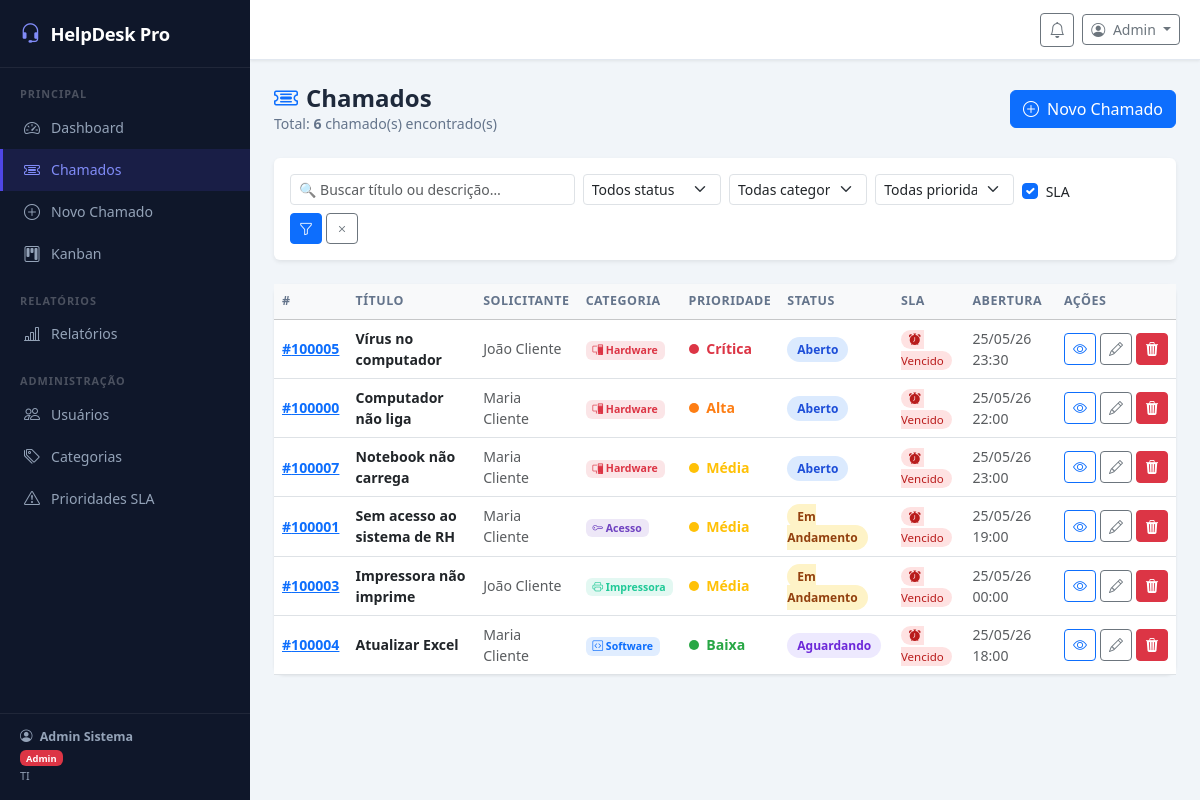
The page /?c=chamados&a=index&sla_vencido=1 (signed in) on the database its author committed.
### tables this page shows
CREATE TABLE IF NOT EXISTS chamados (
    id              INT AUTO_INCREMENT PRIMARY KEY,
    titulo          VARCHAR(200) NOT NULL,
    descricao       TEXT         NOT NULL,
    status          ENUM('aberto','em_andamento','aguardando','resolvido','fechado') DEFAULT 'aberto',
    id_usuario      INT          NOT NULL,
    id_categoria    INT,
    id_prioridade   INT,
    id_atendente    INT,
    prazo_sla       DATETIME,
    resolvido_em    DATETIME,
    avaliacao       TINYINT,
    created_at      DATETIME     DEFAULT CURRENT_TIMESTAMP,
    updated_at      DATETIME     DEFAULT CURRENT_TIMESTAMP ON UPDATE CURRENT_TIMESTAMP,
    FOREIGN KEY (id_usuario)    REFERENCES usuarios(id),
    FOREIGN KEY (id_categoria)  REFERENCES categorias(id),
    FOREIGN KEY (id_prioridade) REFERENCES prioridades(id),
    FOREIGN KEY (id_atendente)  REFERENCES usuarios(id)
);

CREATE TABLE IF NOT EXISTS usuarios (
    id          INT AUTO_INCREMENT PRIMARY KEY,
    nome        VARCHAR(100)  NOT NULL,
    email       VARCHAR(100)  NOT NULL UNIQUE,
    senha       VARCHAR(255)  NOT NULL,
    perfil      ENUM('cliente','atendente','admin') DEFAULT 'cliente',
    departamento VARCHAR(100),
    telefone    VARCHAR(20),
    cpf             VARCHAR(14),
    data_nascimento DATE,
    ativo       TINYINT(1)   DEFAULT 1,
    created_at  DATETIME     DEFAULT CURRENT_TIMESTAMP,
    updated_at  DATETIME     DEFAULT CURRENT_TIMESTAMP ON UPDATE CURRENT_TIMESTAMP
);

CREATE TABLE IF NOT EXISTS categorias (
    id          INT AUTO_INCREMENT PRIMARY KEY,
    nome        VARCHAR(100) NOT NULL,
    descricao   TEXT,
    icone       VARCHAR(50)  DEFAULT 'bi-tag',
    cor         VARCHAR(20)  DEFAULT '#6c757d',
    ativo       TINYINT(1)  DEFAULT 1,
    created_at  DATETIME    DEFAULT CURRENT_TIMESTAMP
);

CREATE TABLE IF NOT EXISTS prioridades (
    id          INT AUTO_INCREMENT PRIMARY KEY,
    nome        VARCHAR(50)  NOT NULL,
    cor         VARCHAR(20)  NOT NULL DEFAULT '#6c757d',
    sla_horas   INT          NOT NULL DEFAULT 24,
    nivel       INT          NOT NULL DEFAULT 1,
    created_at  DATETIME    DEFAULT CURRENT_TIMESTAMP
);

### controller/BaseController.php (called while the page is built, shortened)
<?php
abstract class BaseController {
    protected function render(string $view, array $data = []): void {
        extract($data);
        $usuarioSessao = $this->user();
        include ROOT . '/view/partials/header.php';
        include ROOT . "/view/{$view}.php";
        include ROOT . '/view/partials/footer.php';
    }
    protected function getFlash(): ?array {
        $f = $_SESSION['flash'] ?? null;
        return $f;
    }
    protected function user(): ?object {
        $raw = $_SESSION['usuario'] ?? null;
        if (is_array($raw))  return (object)$raw;
        return null;
    }
}

### controller/ChamadoController.php (called while the page is built, shortened)
<?php
class ChamadoController extends BaseController {
    private ChamadoModel    $cm;
    public function __construct() {
        $this->cm   = new ChamadoModel();
    }
    public function index(): void {
        $u = $this->user();
        $f = [
            'status'     => $_GET['status']     ?? '',
            'categoria'  => $_GET['categoria']  ?? '',
            'prioridade' => $_GET['prioridade'] ?? '',
            'atendente'  => $_GET['atendente']  ?? '',
            'busca'      => $_GET['busca']      ?? '',
            'sla_vencido'=> $_GET['sla_vencido']?? '',
        ];
        $chamados   = $this->cm->listarComDetalhes($f, $u->id, $u->perfil);
        $this->render('chamados/index', compact('chamados','categorias','prioridades','atendentes','f','flash'));
    }
}

### index.php (called while the page is built, shortened)
<?php
require_once 'config/database.php';
require_once 'model/BaseModel.php';
require_once 'model/ChamadoModel.php';
require_once 'controller/BaseController.php';
require_once 'controller/DashboardController.php';
require_once 'controller/ChamadoController.php';
$a = preg_replace('/[^a-zA-Z]/', '', $_GET['a'] ?? 'index');
(new $classe())->$a();

### config/database.php (called while the page is built)
<?php
class Database {
    private static ?Database $instance = null;
    private PDO $pdo;
    private function __construct() {
        try {
            $dsn = "mysql:host=".DB_HOST.";port=".DB_PORT.";dbname=".DB_NAME.";charset=utf8mb4";
            $this->pdo = new PDO($dsn, DB_USER, DB_PASS, [
                PDO::ATTR_ERRMODE            => PDO::ERRMODE_EXCEPTION,
                PDO::ATTR_DEFAULT_FETCH_MODE => PDO::FETCH_OBJ,
                PDO::ATTR_EMULATE_PREPARES   => false,
            ]);
        } catch (PDOException $e) {
            die("<h2 style='font-family:sans-serif;color:#c00;padding:20px'>
                 Erro de conexão com o banco de dados:<br><small>{$e->getMessage()}</small></h2>");
        }
    }
    public static function getInstance(): self {
        if (self::$instance === null) self::$instance = new self();
        return self::$instance;
    }
    public function getConnection(): PDO { return $this->pdo; }
}

### model/BaseModel.php (called while the page is built, shortened)
<?php
abstract class BaseModel {
    public function __construct() {
        $this->db = Database::getInstance()->getConnection();
    }
}

### model/ChamadoModel.php (called while the page is built, shortened)
<?php
class ChamadoModel extends BaseModel {
    public function listarComDetalhes(array $f = [], ?int $idUsuario = null, string $perfil = 'admin'): array {
        $sql = "SELECT c.*,
                    u.nome  AS nome_usuario,  u.email AS email_usuario,
                    a.nome  AS nome_atendente,
                    cat.nome AS nome_categoria, cat.cor AS cor_categoria, cat.icone AS icone_categoria,
                    p.nome  AS nome_prioridade, p.cor  AS cor_prioridade, p.sla_horas,
                    (SELECT COUNT(*) FROM comentarios WHERE id_chamado=c.id) AS total_comentarios,
                    IF(c.prazo_sla < NOW() AND c.status NOT IN ('resolvido','fechado'), 1, 0) AS sla_vencido
                FROM chamados c
                LEFT JOIN usuarios  u   ON c.id_usuario    = u.id
                LEFT JOIN usuarios  a   ON c.id_atendente  = a.id
                LEFT JOIN categorias cat ON c.id_categoria  = cat.id
                LEFT JOIN prioridades p  ON c.id_prioridade = p.id
                WHERE 1=1";
        $p = [];
        if (!empty($f['sla_vencido']))     { $sql .= " AND c.prazo_sla < NOW() AND c.status NOT IN ('resolvido','fechado')"; }
        $sql .= " ORDER BY
                    CASE c.status WHEN 'aberto' THEN 1 WHEN 'em_andamento' THEN 2 WHEN 'aguardando' THEN 3 ELSE 4 END,
                    p.nivel DESC, c.created_at DESC";
        $st = $this->db->prepare($sql);
        $st->execute($p);
        return $st->fetchAll();
    }
}

### view/chamados/index.php (the view, shortened to what this page needs)
<?php $pageTitle = 'Chamados — '.APP_NAME;
function sLabel(string $s): string {
    return ['aberto'=>'Aberto','em_andamento'=>'Em Andamento','aguardando'=>'Aguardando',
            'resolvido'=>'Resolvido','fechado'=>'Fechado'][$s] ?? $s;
}
function sClass(string $s): string { return 's-'.$s; }
$podeGerenciar = in_array($usuarioSessao->perfil, ['atendente','admin']);
?>
<div class="page-header d-flex justify-content-between align-items-center flex-wrap gap-2">
    <div>
        <h4><i class="bi bi-ticket-detailed me-2 text-primary"></i>Chamados</h4>
        <p>Total: <strong><?= count($chamados) ?></strong> chamado(s) encontrado(s)</p>
    </div>
    <a href="<?= APP_URL ?>/?c=chamados&a=create" class="btn btn-primary">
        <i class="bi bi-plus-circle me-1"></i> Novo Chamado
    </a>
</div>
<div class="card mb-4 border-0 shadow-sm">
    <div class="card-body py-3">
        <form method="GET" action="<?= APP_URL ?>/" class="row g-2 align-items-end">
            <div class="col-12 col-md-4">
                <input type="text" name="busca" class="form-control form-control-sm"
                       placeholder="🔍 Buscar título ou descrição…"
                       value="<?= htmlspecialchars($f['busca']) ?>">
            </div>
            <div class="col-6 col-md-2">
                <select name="status" class="form-select form-select-sm">
                    <option value="">Todos status</option>
                </select>
            </div>
            <div class="col-6 col-md-2">
                <select name="categoria" class="form-select form-select-sm">
                    <option value="">Todas categorias</option>
                </select>
            </div>
            <div class="col-6 col-md-2">
                <select name="prioridade" class="form-select form-select-sm">
                    <option value="">Todas prioridades</option>
                </select>
            </div>
            <div class="col-6 col-md-1">
                <div class="form-check mt-1">
                    <input class="form-check-input" type="checkbox" name="sla_vencido" id="slaCk" value="1"
                           <?= $f['sla_vencido']?'checked':'' ?>>
                    <label class="form-check-label small" for="slaCk">SLA</label>
                </div>
            </div>
            <div class="col-auto d-flex gap-1">
                <button type="submit" class="btn btn-sm btn-primary"><i class="bi bi-funnel"></i></button>
                <a href="<?= APP_URL ?>/?c=chamados&a=index" class="btn btn-sm btn-outline-secondary"><i class="bi bi-x"></i></a>
            </div>
        </form>
    </div>
</div>
<div class="card table-card">
    <div class="table-responsive">
        <table class="table table-hover mb-0">
            <thead class="table-light">
                <tr>
                    <th>#</th><th>Título</th><th>Solicitante</th><th>Categoria</th>
                    <th>Prioridade</th><th>Status</th><th>SLA</th><th>Abertura</th>
                    <th>Ações</th>
                </tr>
            </thead>
            <tbody>
            <?php if (empty($chamados)): ?>
            <tr><td colspan="9" class="text-center text-muted py-5">
                <i class="bi bi-inbox fs-2 d-block mb-2"></i>
                Nenhum chamado encontrado com esses filtros.
            </td></tr>
            <?php else: ?>
            <?php foreach($chamados as $c): ?>
            <tr>
                <td>
                    <a href="<?= APP_URL ?>/?c=chamados&a=show&id=<?= $c->id ?>"
                       class="fw-bold text-primary">#<?= $c->id ?></a>
                </td>
                <td>
                    <a href="<?= APP_URL ?>/?c=chamados&a=show&id=<?= $c->id ?>"
                       class="text-dark text-decoration-none fw-semibold">
                        <?= htmlspecialchars($c->titulo) ?>
                    </a>
                </td>
                <td class="small text-muted"><?= htmlspecialchars($c->nome_usuario) ?></td>
                <td>
                    <?php if ($c->nome_categoria): ?>
                    <span class="badge" style="background:<?= $c->cor_categoria ?>20;color:<?= $c->cor_categoria ?>">
                        <i class="<?= $c->icone_categoria ?>"></i> <?= htmlspecialchars($c->nome_categoria) ?>
                    </span>
                    <?php else: ?><span class="text-muted small">—</span><?php endif; ?>
                </td>
                <td>
                    <?php if ($c->nome_prioridade): ?>
                    <span class="fw-semibold" style="color:<?= $c->cor_prioridade ?>">
                        <span class="priority-dot me-1" style="background:<?= $c->cor_prioridade ?>"></span>
                        <?= htmlspecialchars($c->nome_prioridade) ?>
                    </span>
                    <?php else: ?><span class="text-muted small">—</span><?php endif; ?>
                </td>
                <td><span class="badge-status <?= sClass($c->status) ?>"><?= sLabel($c->status) ?></span></td>
                <td>
                    <?php if ($c->prazo_sla): ?>
                        <?php if ($c->sla_vencido): ?>
                        <span class="sla-vencido-badge"><i class="bi bi-alarm-fill me-1"></i>Vencido</span>
                        <?php else: ?>
                        <span class="sla-ok-badge"><i class="bi bi-check-circle me-1"></i>OK</span>
                        <?php endif; ?>
                    <?php else: ?><span class="text-muted small">—</span><?php endif; ?>
                </td>
                <td class="small text-muted"><?= date('d/m/y H:i', strtotime($c->created_at)) ?></td>
                <td>
                    <div class="d-flex gap-1">
                        <a href="<?= APP_URL ?>/?c=chamados&a=show&id=<?= $c->id ?>"
                           class="btn btn-icon btn-sm btn-outline-primary" title="Visualizar">
                            <i class="bi bi-eye"></i>
                        </a>
                        <?php if ($podeGerenciar): ?>
                        <a href="<?= APP_URL ?>/?c=chamados&a=edit&id=<?= $c->id ?>"
                           class="btn btn-icon btn-sm btn-outline-secondary" title="Editar">
                            <i class="bi bi-pencil"></i>
                        </a>
                        <a href="<?= APP_URL ?>/?c=chamados&a=apagarChamado&id=<?= $c->id ?>"
                           class="btn btn-icon btn-sm btn-danger"
                           title="Apagar chamado"
                           data-confirm="Apagar o chamado #<?= $c->id ?> permanentemente? Comentários e anexos também serão removidos!">
                            <i class="bi bi-trash3-fill"></i>
                        </a>
                        <?php endif; ?>
                    </div>
                </td>
            </tr>
            <?php endforeach; ?>
            <?php endif; ?>
            </tbody>
        </table>
    </div>
</div>

### assets/css/app.css (style rules this page uses)
:root { --sidebar-w : 250px; --sidebar-bg : #0f172a; --sidebar-text : #94a3b8; --sidebar-active : #4f46e5; --topbar-h : 60px; --radius : 10px; --shadow : 0 1px 3px rgba(0,0,0,.08); --bg-page : #f1f5f9; }
*, *::before, *::after { box-sizing: border-box; }
body { font-family : 'Segoe UI', system-ui, sans-serif; background : var(--bg-page); color : #1e293b; margin : 0; }
.badge-status { font-size:.75rem; padding: 4px 10px; border-radius:20px; font-weight:600; }
.s-aberto { background:#dbeafe; color:#1d4ed8; }
.s-em_andamento { background:#fef3c7; color:#92400e; }
.s-aguardando { background:#ede9fe; color:#6d28d9; }
.sla-vencido-badge { background:#fee2e2; color:#b91c1c; font-size:.72rem; padding:2px 8px; border-radius:20px; }
.table-card { border:none; border-radius:var(--radius); box-shadow:var(--shadow); }
.table-card .table { margin:0; }
.table-card .table th { font-size:.78rem; text-transform:uppercase; letter-spacing:.5px; color:#64748b; border-top:none; }
.table-card .table td { vertical-align:middle; font-size:.88rem; }
.page-header { margin-bottom:24px; }
.page-header h4 { font-weight:700; color:#1e293b; margin:0; }
.page-header p { color:#64748b; font-size:.88rem; margin:0; }
.btn-icon { width:32px; height:32px; padding:0; display:inline-flex; align-items:center; justify-content:center; }
.priority-dot { width:10px; height:10px; border-radius:50%; display:inline-block; }

### rows shown on the page
chamados: id "100005", titulo "Vírus no computador", id_usuario.nome "João Cliente", id_categoria.nome "Hardware", id_prioridade.nome "Crítica", status "Aberto", shows "Vencido", created_at "25/05/26 23:30"
chamados: id "100000", titulo "Computador não liga", id_usuario.nome "Maria Cliente", id_categoria.nome "Hardware", id_prioridade.nome "Alta", status "Aberto", shows "Vencido", created_at "25/05/26 22:00"
chamados: id "100007", titulo "Notebook não carrega", id_usuario.nome "Maria Cliente", id_categoria.nome "Hardware", id_prioridade.nome "Média", status "Aberto", shows "Vencido", created_at "25/05/26 23:00"
chamados: id "100001", titulo "Sem acesso ao sistema de RH", id_usuario.nome "Maria Cliente", id_categoria.nome "Acesso", id_prioridade.nome "Média", status "Em Andamento", shows "Vencido", created_at "25/05/26 19:00"
chamados: id "100003", titulo "Impressora não imprime", id_usuario.nome "João Cliente", id_categoria.nome "Impressora", id_prioridade.nome "Média", status "Em Andamento", shows "Vencido", created_at "25/05/26 00:00"
chamados: id "100004", titulo "Atualizar Excel", id_usuario.nome "Maria Cliente", id_categoria.nome "Software", id_prioridade.nome "Baixa", status "Aguardando", shows "Vencido", created_at "25/05/26 18:00"

### other values the page prints
$u->nome "Admin Sistema"
$u->perfil "Admin"
$u->departamento "TI"
explode(' ', $u->nome)[0] "Admin"
count($chamados) "6"
